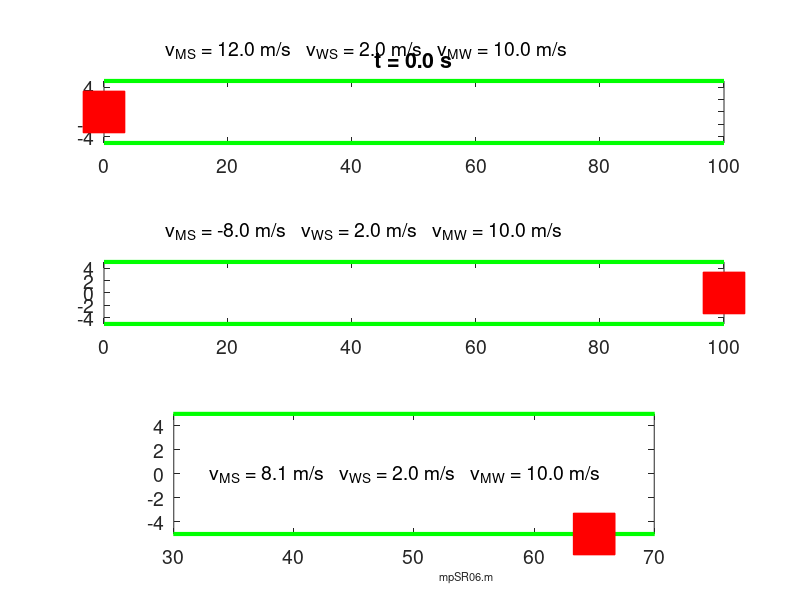

Write the MATLAB code that produced this figure. (Note: this script raises an error after producing the figure.)
% mpSR06.m
% 190622  Matlab R2018b

% SPECIAL RELATIVITY ANIMATIONS
% RELATIVE VELOCITIES
% Michelson-Morely Experiment
% Boat moving through water
% Observers Mary (M) on boat and Steve (S) on the bank of the river
% Frames of reference: Steve, Mary and Water

% DOING PHYSICS ONLINE 
%    http://www.physics.usyd.edu.au/teach_res/mp/mphome.htm
% Scripts
%     http://www.physics.usyd.edu.au/teach_res/mp/mscripts/

% VISUAL PHYSICS ONLINE
%    http://www.physics.usyd.edu.au/teach_res/hsp/sp/spHome.htm

% Documentation
%    http://www.physics.usyd.edu.au/teach_res/hsc/spP/mod7/m72B.htm

% Ian Cooper  ian.cooper@sydney.edu.au
% School of Physics, University of Sydney

close all
clear
clc

% ANIMATION and GIF file ==============================================
% Show and Save animation as a gif file (0 no)  (1 yes) for flagAG
    flagAG = 1;    
% file name for animated gif   
    ag_name = 'ag_SR.gif'; 
% Delay in seconds before displaying the next image  
    delay = 0.15;
    frame1 = 0;

% SETUP ===============================================================
% Steve: Fixed frame of reference (stationary)
% Mary:  Moving frame of reference (w.r.t Steve's frame)
% Water: Moving frame of referecne (w.r.t. Steve's frame)

% Number of time steps
  N = 101;
% Velocity Water w.r.t. Steve
  vWS = 2;
% Velocity Mary w.r.t. Water
  vMW = 10;
% Angle Mary w.r.t river bank [deg]
  theta = 160;
% Time 
  tMax = 10;
  t = linspace(0,tMax,N);
  dt = t(2) - t(1);
% Velocity Mary w.r.t. Steve
  vMS1 = vMW + vWS;                % Mary moving downstream
  vMS2 = -(vMW - vWS);             % Mary moving upstream
  vMSx = vMW * cosd(theta) + vWS;  % Mary across river
  vMSy = vMW * sind(theta);
  vMS3 = sqrt(vMSx^2 + vMSy^2);
  
% Position of Mary in boat 
  xM1 = 0    + vMS1 .*t;
  yM1 = zeros(N,1);
  xM2 = 100 + vMS2.*t;
  yM2 = zeros(N,1);
  
  xM3 = 65 + vMSx.*t;
  yM3 = -5 + vMSy.*t;
  indY = find(yM3 > 5,1);
  xM3(indY:N) = xM3(indY);
  yM3(yM3 > 5) = 5;
  
  
% GRAPHICS ============================================================
% Position of Steve / Mary / light pulses
 figure(1)
   pos = [0.35 0.2 0.4 0.7];
   set(gcf,'Units','normalized')
   set(gcf,'Position',pos)
   set(gcf,'color','w')
      
   for cc = 1 : N
   
   subplot(3,1,1)
     hold off
     plot([0 100],[5 5],'g','linewidth',3)  
     hold on
     
     plot([0 100],[-5 -5],'g','linewidth',3)  
     xP = xM1(cc); yP = yM1(cc);
     Hplot = plot(xP,yP,'sr');
     set(Hplot,'markerfacecolor','r','markersize',30)
     
     xlim([0 100])
     ylim([-5 5])
     
     txt = ['t = ' num2str(t(cc),'%2.1f') ' s' ];
     Htext = title(txt);
     set(Htext,'fontsize',14)
     
     txt = ['v_{MS} = ' num2str(vMS1,'%2.1f') ' m/s   v_{WS} = ' ...
         num2str(vWS,'%2.1f') ' m/s   v_{MW} = ' num2str(vMW,'%2.1f') ' m/s' ];
     Htext = text(10,10,txt);
     set(Htext,'fontsize',14)
     
     set(gca,'fontsize',14)
     axis equal
     
  subplot(3,1,2)
     hold off
     plot([0 100],[5 5],'g','linewidth',3)  
     hold on
     plot([0 100],[-5 -5],'g','linewidth',3)
     
     xP = xM2(cc); yP = yM2(cc);
     Hplot = plot(xP,yP,'sr');
     set(Hplot,'markerfacecolor','r','markersize',30)
     
     xlim([0 100])
     ylim([-5 5]) 
     
     txt = ['v_{MS} = ' num2str(vMS2,'%2.1f') ' m/s   v_{WS} = ' num2str(vWS,'%2.1f') ' m/s   v_{MW} = ' num2str(vMW,'%2.1f') ' m/s' ];
     Htext = text(10,10,txt);
     set(Htext,'fontsize',14)
     
     set(gca,'fontsize',14)
     axis equal
     
  subplot(3,1,3)
     hold off
     plot([0 100],[5 5],'g','linewidth',3)  
     hold on
     plot([0 100],[-5 -5],'g','linewidth',3)
     
     xP = xM3(cc); yP = yM3(cc);
     Hplot = plot(xP,yP,'sr');
     set(Hplot,'markerfacecolor','r','markersize',30)
     
     xlim([30 70])
     ylim([-5 5])  
     
     txt = ['v_{MS} = ' num2str(vMS3,'%2.1f') ' m/s   v_{WS} = ' num2str(vWS,'%2.1f') ' m/s   v_{MW} = ' num2str(vMW,'%2.1f') ' m/s' ];
     Htext = text(33,0,txt);
     set(Htext,'fontsize',14)
     
     
     set(gca,'fontsize',14)
     xlabel('                                   mpSR06.m','fontsize',8)
     axis equal                      
     
     pause(0.01)
      
% Save animation      
       frame1 = frame1 + 1;
       frame = getframe(1);
       im = frame2im(frame);
       [imind,cm] = rgb2ind(im,256);
       % On the first loop, create the file. In subsequent loops, append.
       if frame1 == 1
          imwrite(imind,cm,ag_name,'gif','DelayTime',delay,'loopcount',inf);
       else
          imwrite(imind,cm,ag_name,'gif','DelayTime',delay,'writemode','append');
       end
      
      
      hold off
   end
   
